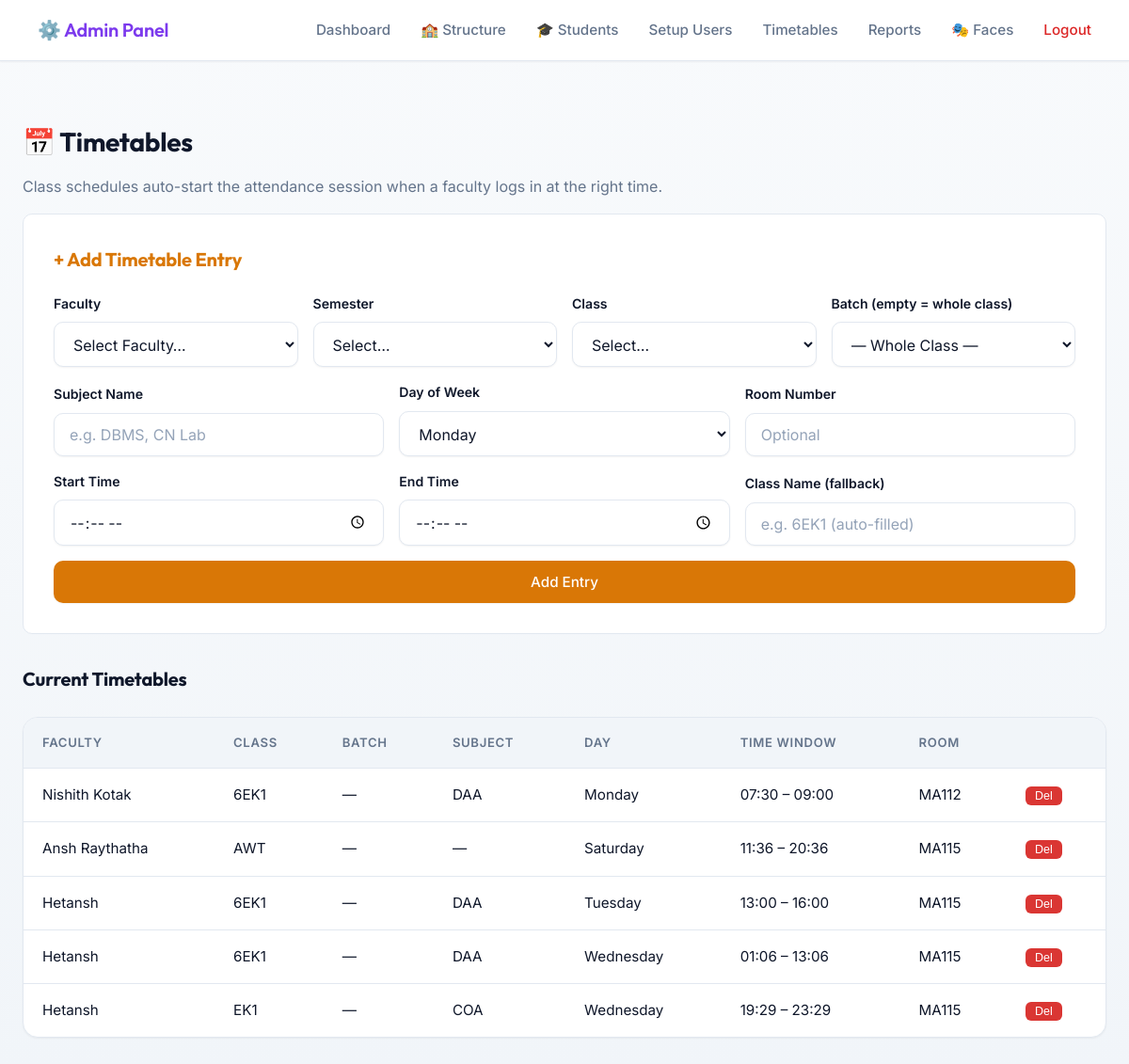
/admin/timetables (signed in), run on an earlier commit of the app's database.
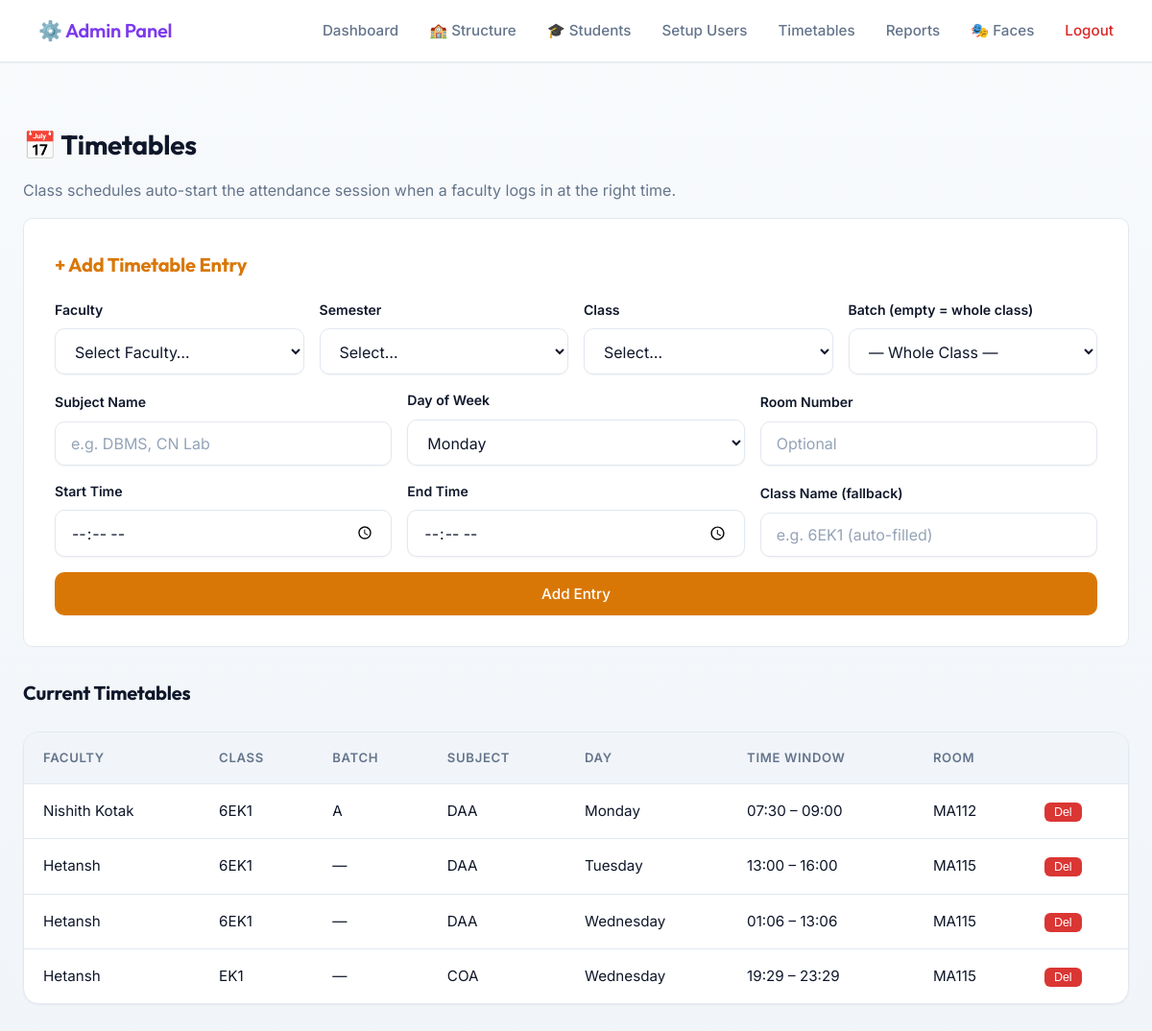
And on a later commit of the database.
### tables this page shows
CREATE TABLE timetables (
                id INTEGER PRIMARY KEY AUTOINCREMENT,
                faculty_id INTEGER NOT NULL,
                class_name TEXT NOT NULL,
                day_of_week TEXT NOT NULL,
                start_time TEXT NOT NULL,
                end_time TEXT NOT NULL,
                room_number TEXT,
                created_at TIMESTAMP DEFAULT CURRENT_TIMESTAMP, class_id INTEGER, batch_id INTEGER, subject_name TEXT,
                FOREIGN KEY (faculty_id) REFERENCES faculties(id)
            );

CREATE TABLE faculties (
                id INTEGER PRIMARY KEY AUTOINCREMENT,
                name TEXT NOT NULL,
                email TEXT UNIQUE NOT NULL,
                department TEXT NOT NULL,
                passcode_hash TEXT NOT NULL,
                created_at TIMESTAMP DEFAULT CURRENT_TIMESTAMP,
                is_active BOOLEAN DEFAULT 1
            );

### app.py (the view)
    def wrap(*args, **kwargs):
        if not session.get("admin_logged_in"):
            return redirect(url_for("admin_login"))
        return f(*args, **kwargs)

### app.py (called while the page is built)
def get_db():
    return Database()

def admin_required(f):
    def wrap(*args, **kwargs):
        if not session.get("admin_logged_in"):
            return redirect(url_for("admin_login"))
        return f(*args, **kwargs)
    wrap.__name__ = f.__name__
    return wrap

### database.py (called while the page is built, shortened)
    def connect(self):
        self.conn   = sqlite3.connect(DB_PATH)
        self.conn.row_factory = sqlite3.Row
        self.cursor = self.conn.cursor()

    def disconnect(self):
        if self.conn:
            self.conn.close()
            self.conn   = None
            self.cursor = None

    def _add_column_if_missing(self, table, column, col_type):
        self.cursor.execute(f"PRAGMA table_info({table})")
        columns = [row[1] for row in self.cursor.fetchall()]

    def get_all_faculties(self):
        self.connect()
        self.cursor.execute('SELECT * FROM faculties WHERE is_active = 1')
        r = self.cursor.fetchall(); self.disconnect(); return r

    def get_all_semesters(self):
        self.connect()
        self.cursor.execute('SELECT * FROM semesters ORDER BY number')
        r = self.cursor.fetchall(); self.disconnect(); return r

    def get_all_batches(self):
        self.connect()
        self.cursor.execute('''
            SELECT b.id, b.class_id, b.name, c.name as class_name, s.number as semester
            FROM batches b
            JOIN classes c ON b.class_id = c.id
            JOIN semesters s ON c.semester_id = s.id
            ORDER BY s.number, c.name, b.name
        ''')
        r = self.cursor.fetchall(); self.disconnect(); return r

    def get_all_timetables(self):
        self.connect()
        self.cursor.execute('''
            SELECT t.*, f.name as faculty_name
            FROM timetables t
            JOIN faculties f ON t.faculty_id = f.id
            ORDER BY t.day_of_week, t.start_time
        ''')
        r = self.cursor.fetchall(); self.disconnect(); return r

### templates/admin_timetables.html (shortened to what this page needs)
{% extends "admin_base.html" %}
{% block content %}
<div style="margin-top:1.5rem;">
    <h2>📅 Timetables</h2>
    <p style="color:var(--text-muted);">Class schedules auto-start the attendance session when a faculty logs in at the right time.</p>
</div>
<div style="background:var(--bg-card); padding:2rem; border-radius:var(--radius-md); border:1px solid var(--border-color); margin-bottom:2rem;">
    <h3 style="color:var(--accent-gold); margin-bottom:1.2rem;">+ Add Timetable Entry</h3>
    <form id="ttForm">
        <div style="display:grid; grid-template-columns:1fr 1fr 1fr 1fr; gap:1rem; margin-bottom:1rem; align-items:end;">
            <div class="form-group" style="margin:0;">
                <label>Faculty</label>
                <select id="t_faculty" required>
                    <option value="" disabled selected>Select Faculty…</option>
                </select>
            </div>
            <div class="form-group" style="margin:0;">
                <label>Semester</label>
                <select id="t_sem" onchange="loadTTClasses(this.value)">
                    <option value="">Select…</option>
                </select>
            </div>
            <div class="form-group" style="margin:0;">
                <label>Class</label>
                <select id="t_class_id" onchange="loadTTBatches(this.value)">
                    <option value="">Select…</option>
                </select>
            </div>
            <div class="form-group" style="margin:0;">
                <label>Batch (empty = whole class)</label>
                <select id="t_batch_id">
                    <option value="">— Whole Class —</option>
                </select>
            </div>
        </div>
        <div class="tt-grid" style="margin-bottom:1rem;">
            <div class="form-group" style="margin:0;">
                <label>Subject Name</label>
                <input type="text" id="t_subject" placeholder="e.g. DBMS, CN Lab">
            </div>
            <div class="form-group" style="margin:0;">
                <label>Day of Week</label>
                <select id="t_day" required>
                    {% for d in ["Monday","Tuesday","Wednesday","Thursday","Friday","Saturday","Sunday"] %}
                    <option value="{{ d }}">{{ d }}</option>
                    {% endfor %}
                </select>
            </div>
            <div class="form-group" style="margin:0;">
                <label>Room Number</label>
                <input type="text" id="t_room" placeholder="Optional">
            </div>
            <div class="form-group" style="margin:0;">
                <label>Start Time</label>
                <input type="time" id="t_start" required>
            </div>
            <div class="form-group" style="margin:0;">
                <label>End Time</label>
                <input type="time" id="t_end" required>
            </div>
            <div class="form-group" style="margin:0;">
                <label>Class Name (fallback)</label>
                <input type="text" id="t_class_name" placeholder="e.g. 6EK1 (auto-filled)">
            </div>
        </div>
        <button type="submit" class="btn btn-primary" style="background:var(--accent-gold);">Add Entry</button>
    </form>
</div>
<h3>Current Timetables</h3>
<div class="table-container">
<table>
    <thead>
        <tr>
            <th>Faculty</th><th>Class</th><th>Batch</th><th>Subject</th>
            <th>Day</th><th>Time Window</th><th>Room</th><th></th>
        </tr>
    </thead>
    <tbody>
        {% for t in timetables %}
        <tr id="ttrow-{{ t.id }}">
            <td>{{ t.faculty_name }}</td>
            <td>{{ t.class_name }}</td>
            <td>{{ t.batch or '—' }}</td>
            <td>{{ t.subject or '—' }}</td>
            <td>{{ t.day }}</td>
            <td>{{ t.start }} – {{ t.end }}</td>
            <td>{{ t.room or 'N/A' }}</td>
            <td>
                <button style="background:#da3633;color:#fff;border:none;border-radius:6px;padding:3px 10px;font-size:0.78rem;cursor:pointer;"
                    onclick="deleteTT({{ t.id }})">Del</button>
            </td>
        </tr>
        {% else %}
        <tr><td colspan="8" style="text-align:center;color:var(--text-muted);">No timetables yet.</td></tr>
        {% endfor %}
    </tbody>
</table>
</div>
{% endblock %}

### templates/admin_base.html (shortened to what this page needs)
<!DOCTYPE html>
<html lang="en">
<head>
    <link rel="stylesheet" href="{{ url_for('static', filename='css/styles.css') }}">
</head>
<body>
    <nav class="navbar">
        <div class="nav-brand" style="font-size: 1.25rem; font-weight: 600; color: var(--accent-purple);">
            ⚙️ Admin Panel
        </div>
        <div class="nav-links">
            <a href="{{ url_for('admin_dashboard') }}">Dashboard</a>
            <a href="{{ url_for('admin_structure') }}">🏫 Structure</a>
            <a href="{{ url_for('admin_students') }}">🎓 Students</a>
            <a href="{{ url_for('admin_setup') }}">Setup Users</a>
            <a href="{{ url_for('admin_timetables') }}">Timetables</a>
            <a href="{{ url_for('admin_reports') }}">Reports</a>
            <a href="{{ url_for('admin_faces') }}">🎭 Faces</a>
            <a href="{{ url_for('admin_logout') }}" style="color: var(--accent-red); margin-left: 2rem;">Logout</a>
        </div>
    </nav>
    <div class="container">
        {% block content %}{% endblock %}
    </div>
</body>
</html>

### static/css/styles.css (style rules this page uses)
:root { --bg-primary: #f8fafc; --bg-color-gradient: linear-gradient(180deg, #f8fafc 0%, #f1f5f9 100%); --bg-card: #ffffff; --bg-hover: #f1f5f9; --border-color: #e2e8f0; --border-light: #cbd5e1; --text-primary: #0f172a; --text-muted: #64748b; --text-inverse: #ffffff; --accent-blue: #4f46e5; --accent-blue-hover: #4338ca; --accent-green: #059669; --accent-green-hover: #047857; --accent-red: #dc2626; --accent-red-hover: #b91c1c; --accent-purple: #7c3aed; --accent-gold: #d97706; --shadow-sm: 0 1px 2px 0 rgba(0, 0, 0, 0.05); --shadow-md: 0 4px 6px -1px rgba(0, 0, 0, 0.05), 0 2px 4px -1px rgba(0, 0, 0, 0.03); --shadow-lg: 0 10px 15px -3px rgba(0, 0, 0, 0.08), 0 4px 6px -2px rgba(0, 0, 0, 0.04); --radius-md: 10px; --radius-lg: 16px; --radius-full: 9999px; --transition-fast: 0.15s ease-in-out; --transition-smooth: 0.3s cubic-bezier(0.4, 0, 0.2, 1); }
* { box-sizing: border-box; margin: 0; padding: 0; }
body { font-family: 'Inter', system-ui, -apple-system, sans-serif; background-color: var(--bg-primary); background-image: var(--bg-color-gradient); background-attachment: fixed; color: var(--text-primary); line-height: 1.6; min-height: 100vh; display: flex; flex-direction: column; -webkit-font-smoothing: antialiased; -moz-osx-font-smoothing: grayscale; }
h1, h2, h3, h4, .nav-brand { font-family: 'Outfit', 'Inter', sans-serif; font-weight: 700; letter-spacing: -0.01em; color: var(--text-primary); margin-bottom: 0.75rem; }
h2 { font-size: 1.75rem; }
h3 { font-size: 1.25rem; }
p { margin-bottom: 1rem; color: var(--text-muted); }
.container { max-width: 1200px; margin: 0 auto; padding: 2.5rem 1.5rem; width: 100%; animation: fadeIn 0.4s ease-out; }
.navbar { background: var(--bg-card); border-bottom: 1px solid var(--border-color); padding: 1rem 2.5rem; display: flex; justify-content: space-between; align-items: center; position: sticky; top: 0; z-index: 50; box-shadow: var(--shadow-sm); }
.nav-brand { margin-bottom: 0; }
.nav-links { display: flex; align-items: center; flex-wrap: wrap; }
.nav-links a, .nav-links span { color: var(--text-muted); text-decoration: none; margin-left: 2rem; font-weight: 500; font-size: 0.95rem; transition: var(--transition-fast); }
.nav-links a[style*="color: #da3633"], .nav-links a[style*="color: var(--accent-red)"] { color: var(--accent-red) !important; }
.form-group { margin-bottom: 1.5rem; }
label { display: block; margin-bottom: 0.5rem; font-weight: 600; font-size: 0.88rem; color: var(--text-primary); }
input, select { width: 100%; padding: 0.75rem 1rem; background: #ffffff; border: 1px solid var(--border-color); border-radius: var(--radius-md); color: var(--text-primary); font-family: inherit; font-size: 1rem; box-shadow: var(--shadow-sm); transition: all var(--transition-fast); }
input::placeholder, select::placeholder { color: #94a3b8; }
.btn { display: inline-block; padding: 0.75rem 1.5rem; border: 1px solid transparent; border-radius: var(--radius-md); font-family: inherit; font-weight: 500; font-size: 0.95rem; cursor: pointer; text-align: center; transition: all var(--transition-fast); color: var(--text-inverse); text-decoration: none; width: 100%; box-shadow: var(--shadow-sm); display: flex; align-items: center; justify-content: center; gap: 0.5rem; }
.btn-primary { background: var(--accent-blue); }
.table-container { background: var(--bg-card); border-radius: var(--radius-lg); border: 1px solid var(--border-color); overflow-x: auto; margin-top: 1.5rem; box-shadow: var(--shadow-sm); -webkit-overflow-scrolling: touch; }
table { width: 100%; border-collapse: collapse; min-width: 600px; }
th, td { padding: 1rem 1.25rem; text-align: left; border-bottom: 1px solid var(--border-color); font-size: 0.95rem; color: var(--text-primary); }
th { background: var(--bg-hover); color: var(--text-muted); font-weight: 600; font-size: 0.82rem; text-transform: uppercase; letter-spacing: 0.05em; white-space: nowrap; }
tr { transition: background var(--transition-fast); }
tr:last-child td { border-bottom: none; }

### templates/admin_timetables.html (style rules this page uses)
.tt-grid { display:grid; grid-template-columns:repeat(3,1fr); gap:1rem; align-items:end; }

What changed in the data, as far as the page shows it:
removed timetables: faculty_name "Ansh Raythatha", class_name "AWT", batch "—", subject "—", day "Saturday", start "11:36", end "20:36", room_number "MA115"
computed for timetables "Monday": batch "—" → "A"
